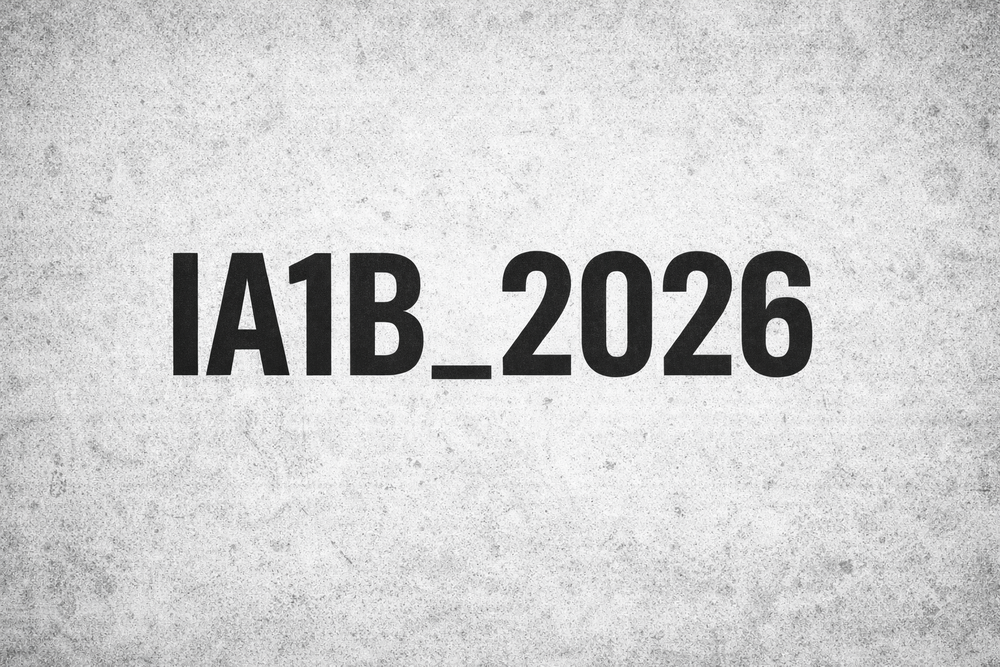
#> input picture Clase 6/iatext_test.png, 1000 x 667 px, shrunk from 1536 x 1024 before the run
$ python -i actividad_opencv.py   (imports and definitions only)
#> lines starting #> are read from the running program, lines starting #| are printed output that depends on the picture; after the words box and inside, x2 and y2 are one past the last pixel; in counts of white or black regions, pixels touching at a corner belong together
#> further down, picture is the input picture: shape (667, 1000, 3); mean B, G, R 208, 207.6, 207.6
import cv2

def cargar_imagen(ruta):
    imagen = cv2.imread(ruta)
    if imagen is None:
        print("No se pudo cargar la imagen. Verifique la ruta.")
        return None
    return imagen

def convertir_grises(imagen):
    return cv2.cvtColor(imagen, cv2.COLOR_BGR2GRAY)

def detectar_bordes(imagen):
    return cv2.Canny(imagen, 100, 200)
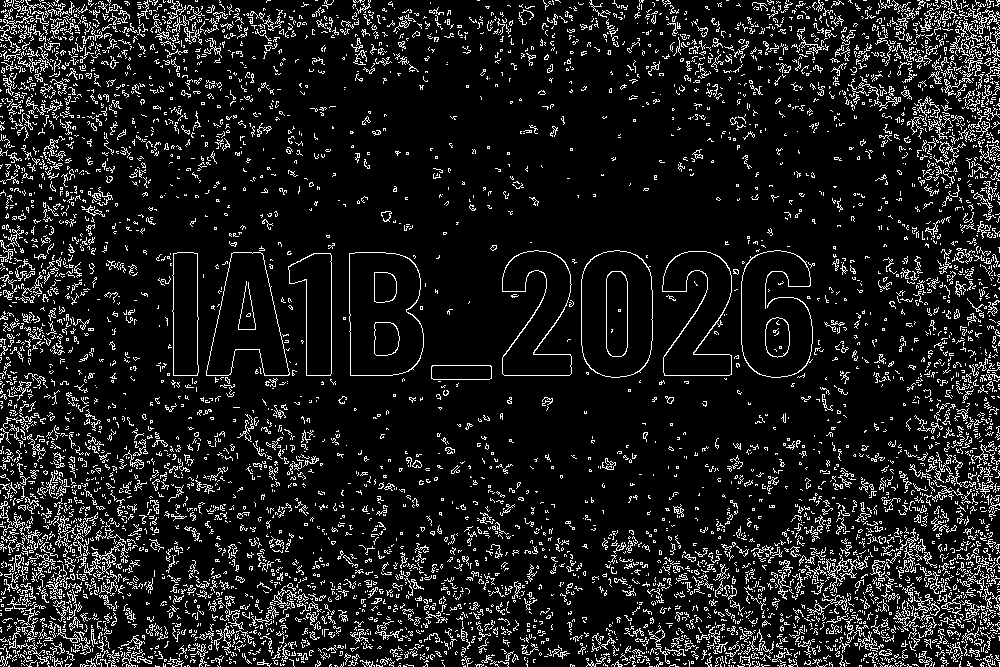
#> returned value: shape (667, 1000); 11% white in thin lines or dots

def detectar_contornos(imagen):
    grises = convertir_grises(imagen)
    bordes = detectar_bordes(grises)
    contornos, _ = cv2.findContours(bordes, cv2.RETR_EXTERNAL, cv2.CHAIN_APPROX_SIMPLE)
#> contornos = 5553 contours, 5412 with area under 20; largest, box (x1, y1, x2, y2) and area: (349, 252, 424, 376) 8218, (581, 250, 653, 378) 8033, (206, 252, 290, 376) 6247, (502, 250, 572, 376) 5164, (662, 251, 732, 376) 5138
    copia = imagen.copy()
    cv2.drawContours(copia, contornos, -1, (0,255,0), 2)
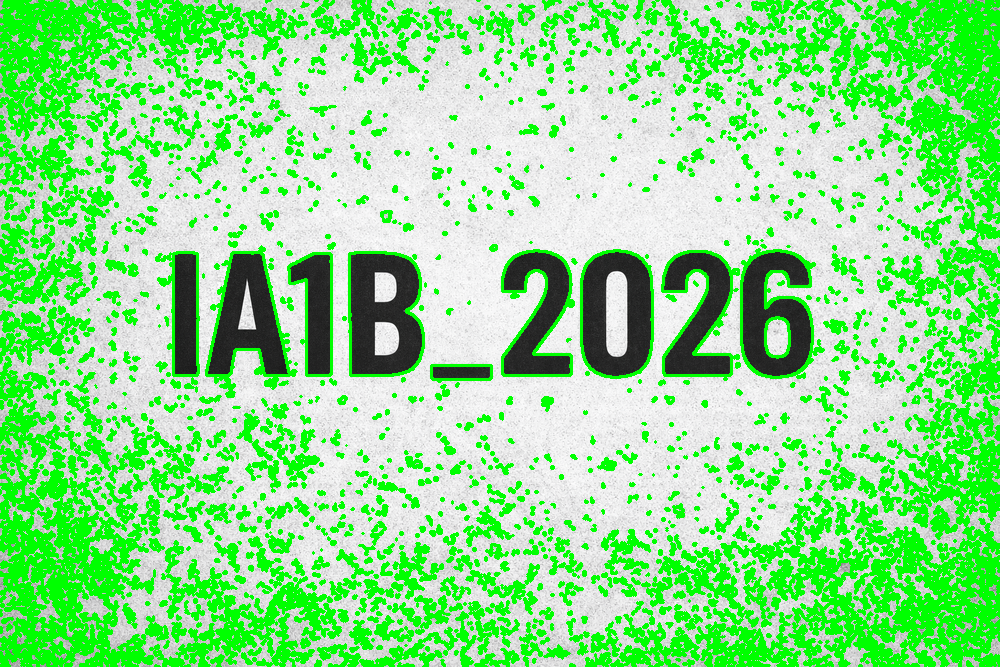
#> copia: shape (667, 1000, 3); mean B, G, R 142.4, 224.8, 142.1
    return copia

# [38 lines not run here, left out]

>>> import cv2
>>> picture = cv2.imread('iatext_test.png')
>>> result = detectar_contornos(picture)
